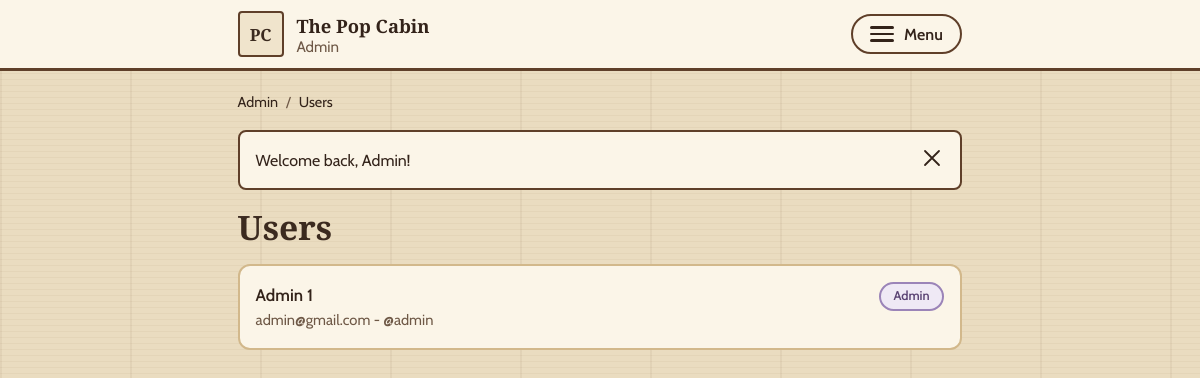
The page /admin/users.php (signed in) on the database its author committed.
### tables this page shows
CREATE TABLE `users` (
  `user_id` int(11) NOT NULL,
  `username` varchar(50) NOT NULL,
  `email` varchar(150) NOT NULL,
  `password_hash` varchar(255) NOT NULL,
  `full_name` varchar(150) NOT NULL,
  `phone` varchar(30) NOT NULL,
  `address` varchar(255) NOT NULL,
  `city` varchar(100) NOT NULL,
  `postal_code` varchar(20) NOT NULL,
  `country` varchar(100) NOT NULL,
  `user_role` enum('customer','admin') NOT NULL DEFAULT 'customer'
);

### config/database.php (called while the page is built)
<?php
class Database
{
    private static ?Database $instance = null;
    private PDO $conn;
    private function __construct()
    {
        $dsn = 'mysql:host=' . DB_HOST . ';dbname=' . DB_NAME . ';charset=utf8mb4';
        try {
            $this->conn = new PDO($dsn, DB_USER, DB_PASS, [
                PDO::ATTR_ERRMODE            => PDO::ERRMODE_EXCEPTION,
                PDO::ATTR_DEFAULT_FETCH_MODE => PDO::FETCH_ASSOC,
                PDO::ATTR_EMULATE_PREPARES   => false,
            ]);
        } catch (PDOException $e) {
            die(
                'Database connection failed. Check DB_HOST / DB_NAME / DB_USER / DB_PASS in config/config.php, ' .
                'and make sure a database named "' . DB_NAME . '" exists with your tables imported. (' . $e->getMessage() . ')'
            );
        }
    }
    public static function getInstance(): Database
    {
        if (self::$instance === null) {
            self::$instance = new self();
        }
        return self::$instance;
    }
    public function getConnection(): PDO
    {
        return $this->conn;
    }
}

### classes/BaseModel.php (called while the page is built, shortened)
<?php
require_once __DIR__ . '/../config/database.php';
abstract class BaseModel
{
    protected PDO $db;
    public function __construct()
    {
        $this->db = Database::getInstance()->getConnection();
    }
    public function countAll(): int
    {
        return (int) $this->db->query('SELECT COUNT(*) FROM ' . $this->table())->fetchColumn();
    }
}

### classes/User.php (called while the page is built, shortened)
<?php
require_once __DIR__ . '/BaseModel.php';
class User extends BaseModel
{
    protected function table(): string
    {
        return 'users';
    }
    public function getAll(int $limit = 20, int $offset = 0): array
    {
        $limit  = max(1, $limit);
        $offset = max(0, $offset);
        return $this->db->query("SELECT user_id, username, email, full_name, user_role FROM users ORDER BY user_id DESC LIMIT $limit OFFSET $offset")->fetchAll();
    }
}

### includes/functions.php (called while the page is built, shortened)
<?php
function e($value): string
{
    return htmlspecialchars((string) ($value ?? ''), ENT_QUOTES, 'UTF-8');
}

### admin/users.php (the view, shortened to what this page needs)
<?php
require_once __DIR__ . '/../classes/User.php';
$userModel  = new User();
$total      = $userModel->countAll();
$totalPages = max(1, (int) ceil($total / ADMIN_PER_PAGE));
$page       = min($totalPages, max(1, (int) ($_GET['page'] ?? 1)));
$users      = $userModel->getAll(ADMIN_PER_PAGE, ($page - 1) * ADMIN_PER_PAGE);
require_once __DIR__ . '/includes/admin_header.php';
?>
<h1 class="admin-title">Users</h1>
<div class="admin-list">
    <?php foreach ($users as $u): ?>
        <article class="admin-res">
            <div class="admin-res-top">
                <div>
                    <p class="res-name"><?php echo e($u['full_name']); ?></p>
                    <p class="res-sub"><?php echo e($u['email']); ?> - @<?php echo e($u['username']); ?></p>
                </div>
                <span class="status-pill <?php echo ($u['user_role'] ?? '') === 'admin' ? 'status-shipped' : ''; ?>"><?php echo e(ucfirst($u['user_role'] ?? 'customer')); ?></span>
            </div>
        </article>
    <?php endforeach; ?>
</div>
<?php require_once __DIR__ . '/includes/admin_footer.php'; ?>

### assets/css/style.css (style rules this page uses)
:root { --birch: #f7f0e1; --pine-100: #f0e4cc; --pine-200: #e4d1ae; --pine-300: #d2b88b; --oak: #c29a68; --cedar: #8d5f3a; --bark: #5f3f29; --walnut: #3b2a1f; --espresso: #281c14; --ember: #b95a26; --moss: #5b6b39; --cream: #fbf5e8; --ink: #33231a; --muted: #6e5846; --font-body: 'Cabin', 'Trebuchet MS', 'Segoe UI', system-ui, sans-serif; --font-display: 'Zilla Slab', 'Rockwell', 'Georgia', serif; --wrap: 1100px; --radius: 6px; --grain: repeating-linear-gradient(0deg, rgba(120, 80, 40, .05) 0 1px, transparent 1px 6px); --planks: repeating-linear-gradient(90deg, rgba(90, 55, 25, .06) 0 2px, transparent 2px 130px); --plank-dark: repeating-linear-gradient(0deg, rgba(255, 255, 255, .03) 0 1px, transparent 1px 5px), linear-gradient(180deg, #47331f, #38271b); --log-wall: repeating-linear-gradient(180deg, transparent 0 50px, rgba(0, 0, 0, .4) 50px 52px), repeating-linear-gradient(180deg, #4d3728 0, #40301f 12px, #34251a 26px, #40301f 40px, #4d3728 52px); }
*, *::before, *::after { box-sizing: border-box; }
html { -webkit-text-size-adjust: 100%; scroll-behavior: smooth; }
body { margin: 0; background-color: var(--birch); background-image: var(--planks), var(--grain); color: var(--ink); font-family: var(--font-body); font-size: 1rem; line-height: 1.6; }
h1, h2, h3, h4 { font-family: var(--font-display); line-height: 1.15; margin: 0 0 .5em; color: var(--walnut); }
p { margin: 0 0 1em; }
.status-pill { display: inline-block; padding: .15rem .8rem; border-radius: 999px; font-size: .8rem; font-weight: 600; background: var(--pine-100); color: var(--muted); border: 2px solid var(--pine-300); white-space: nowrap; }
.status-shipped { color: #5a4373; border-color: #9b84b8; background: #efe9f5; }
.admin-body { background-color: #eadcc0; background-image: var(--grain), var(--planks); min-height: 100vh; }
.admin-title { font-size: 2.1rem; margin-bottom: 1.1rem; }
.res-name { margin: 0; font-weight: 600; font-size: 1.05rem; }
.res-sub { margin: 0; font-size: .92rem; color: var(--muted); }
.admin-list { display: flex; flex-direction: column; gap: 14px; }
.admin-product, .admin-res { background: var(--cream); border: 2px solid var(--pine-300); border-radius: 12px; padding: 1rem; }
.admin-res-top { display: flex; align-items: flex-start; justify-content: space-between; gap: 1rem; }

### rows shown on the page
users: full_name "Admin 1", email "admin@gmail.com", username "admin", user_role "Admin"

### other values the page prints
$label "Users"
$message "Welcome back, Admin!"
